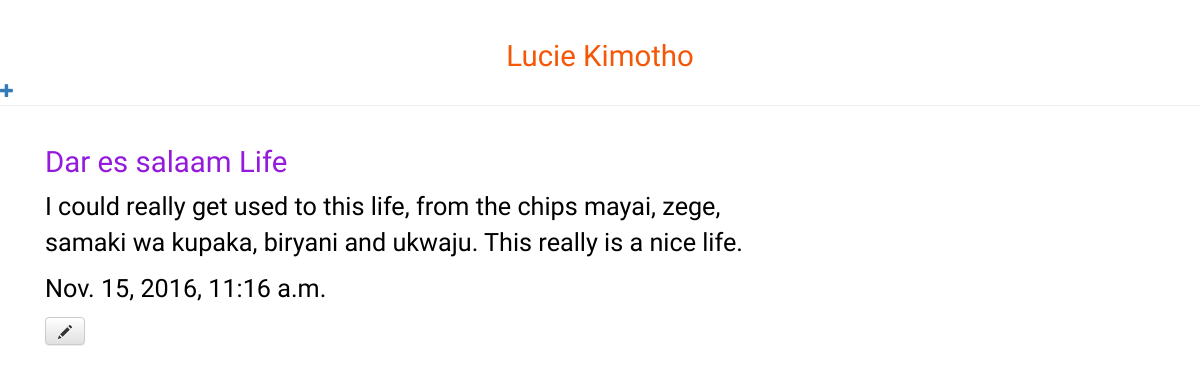
Screenshot of /post/3/ with the database file from the repository.
### myblog/models.py (models this page shows, shortened)
class Post(models.Model):
    author = models.ForeignKey('auth.User')
    title = models.CharField(max_length = 200)
    text = models.TextField()
    created_date = models.DateTimeField(default = timezone.now)
    published_date = models.DateTimeField(blank=True, null=True)

### myblog/views.py (the view)
# urls.py: url(r'^post/(?P<pk>[0-9]+)/$', views.post_detail, name='post_detail'),
def post_detail(request, pk):
    post = get_object_or_404(Post, pk=pk)
    return render(request, 'myblog/post_detail.html', {'post':post})

### myblog/templates/myblog/post_detail.html
{% extends 'myblog/base.html' %}
{%	block	content	%}
<div class="post">
     <h1 class="blog-post-title">{{ post.title }}</h1>
     <p>{{ post.text | linebreaks }} </p>
     {% if post.published_date %}
        <div class="date">
        <p>  {{ post.published_date }} </p>
        </div>
     {% endif %}
     <a class="btn btn-default" href="{% url 'post_edit' pk=post.pk %}"><span class="glyphicon glyphicon-pencil"></span></a>
</div>
{%	endblock	%}

### myblog/static/base.css (style rules this page uses)
p { font-family: 'Rancho', cursive; color: #000; font-size: 1.8em; }
h1, h2, h3, h4, h5, h6 { font-family: 'Rancho', cursive; color: #000; font-size: 2.1em; }
.blog-post-title { color: #941ADC; }

### rows the page displays
Post: title "Dar es salaam Life", text "I could really get used to this life, from the chips mayai, zege, samaki wa kupaka, biryani and ukwaju. This really is a nice life.", published_date "Nov. 15, 2016, 11:16 a.m."
